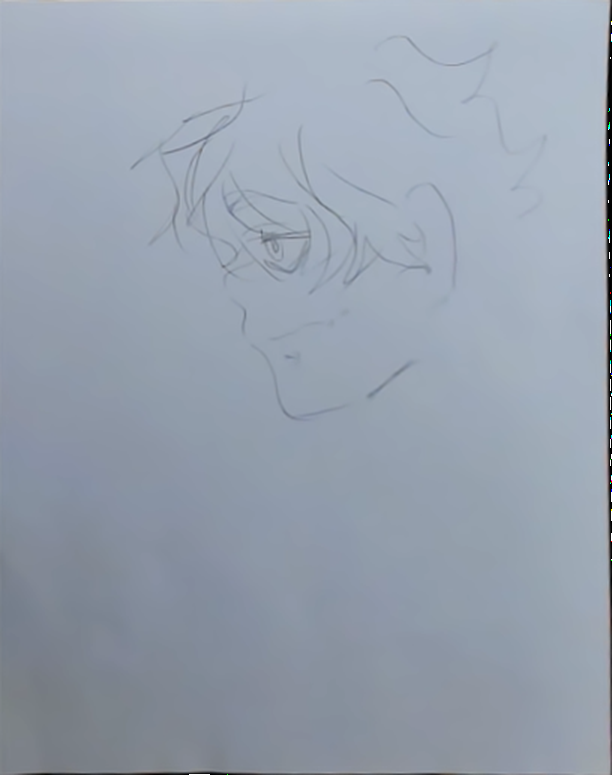
#> input picture model.png, 612 x 775 px
$ python test_colormap.py
#> lines starting #> are read from the running program, lines starting #| are printed output that depends on the picture; after the words box and inside, x2 and y2 are one past the last pixel; in counts of white or black regions, pixels touching at a corner belong together
import cv2
import numpy as np

def Color():
    Ref2 = cv2.imread("./model.png")
#> Ref2 is the input picture: shape (775, 612, 3); mean B, G, R 174.7, 161, 150.9

    # convert image to hsv colorspace

    hsv = cv2.cvtColor(Ref2, cv2.COLOR_BGR2HSV)
#> hsv: shape (775, 612, 3); mean H, S, V 107.1, 34.8, 174.7
    h, s, v = cv2.split(hsv)
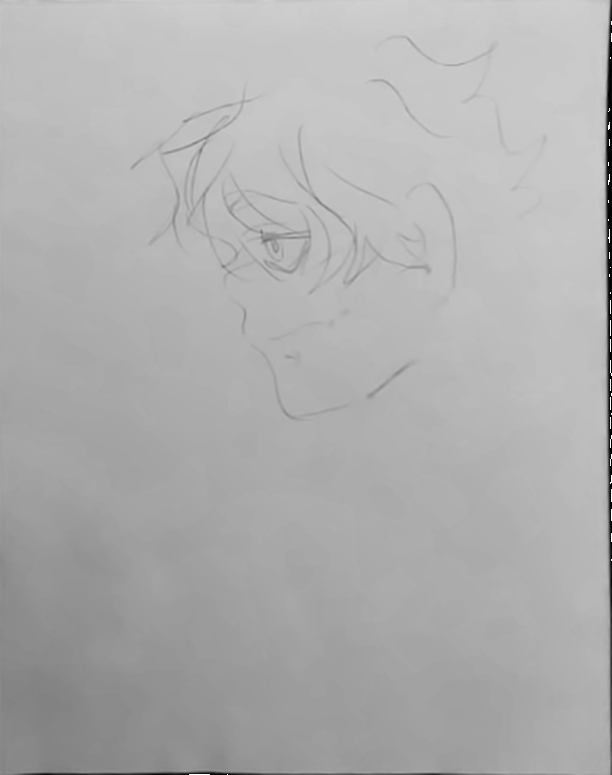
#> v: shape (775, 612); min 0, max 255, mean 174.7
    print('v', type(v), v, type(v[0]))
#> (printed output is left out)
    print('s', type(s), s, np.amax(s), type(s[0,0]))
#> (printed output is left out)

    s = s * 1.7
    s = s.astype(np.uint8)
    s[s > 255] = 255
    print('s', type(s), s, np.amax(s), type(s[0,0]))
#> (printed output is left out)


    thresh1 = cv2.threshold(s, 45, 255, cv2.THRESH_BINARY)[1]
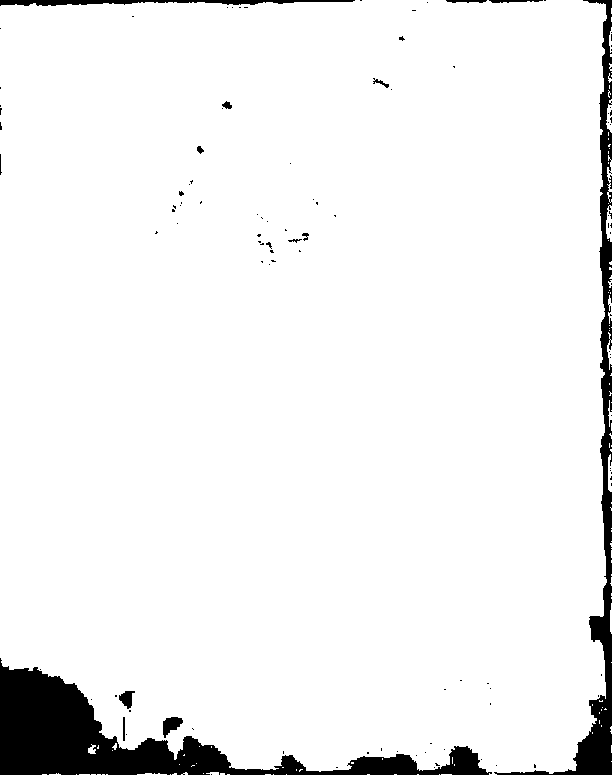
#> thresh1: shape (775, 612); 94.4% white; 113 black regions (99 under 20 px), largest, box (x1, y1, x2, y2) and area: (0, 658, 492, 775) 16259, (494, 0, 612, 775) 8067, (0, 0, 355, 6) 1227
    thresh1 = 255 - thresh1

    #hresh1 = s
    # threshold value image and invert
    thresh2 = cv2.threshold(v, 120, 255, cv2.THRESH_BINARY)[1]
#> thresh2: shape (775, 612); 99.2% white; 6 black regions (4 under 20 px), largest, box (x1, y1, x2, y2) and area: (606, 0, 612, 775) 2857, (14, 771, 473, 775) 1017
    thresh2 = 255 - thresh2

    # combine the two threshold images as a mask
    mask = cv2.add(thresh1,thresh2)
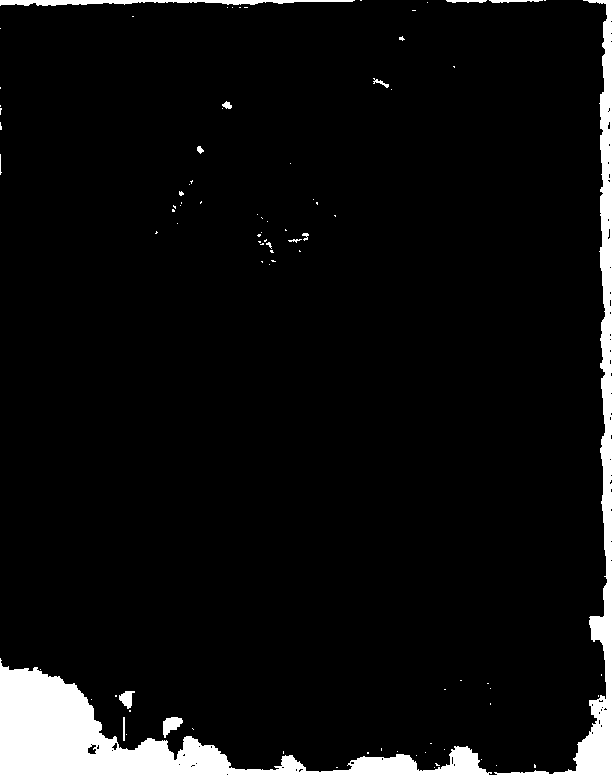
#> mask: shape (775, 612); 5.9% white; 88 white regions (74 under 20 px), largest, box (x1, y1, x2, y2) and area: (0, 658, 492, 775) 16437, (494, 0, 612, 775) 9105, (0, 0, 355, 6) 1227
    mask = 255 - mask

    # use mask to remove lines in background of input
    hsv = hsv[...,1] * 1.2
#> hsv: shape (775, 612) float64
    hsv[hsv > 255] = 255
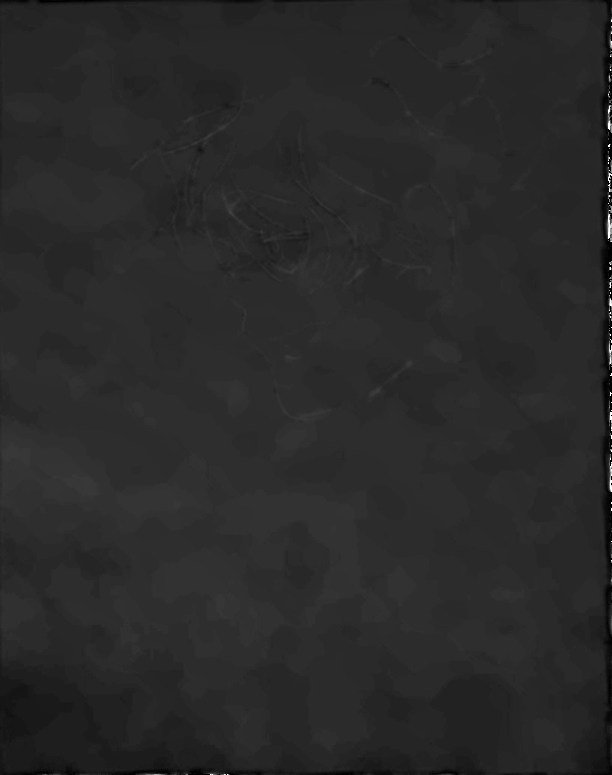
#> hsv: shape (775, 612) float64; min 0, max 255, mean 41.7
    imghsv = cv2.merge([h,s,v])
#> imghsv: shape (775, 612, 3); mean H, S, V 107.1, 58.5, 174.7
    imgrgb = cv2.cvtColor(imghsv.astype("uint8"), cv2.COLOR_HSV2BGR)

    result = imgrgb.copy()
    result[mask==0] = (255,255,255)
#> result: shape (775, 612, 3); mean B, G, R 181.6, 158.6, 142.1
    result = cv2.resize(result, (512,512), interpolation = cv2.INTER_AREA)
#> result: shape (512, 512, 3)
    result = cv2.cvtColor(result, cv2.COLOR_BGR2BGRA)
#> result: shape (512, 512, 4)

    result = cv2.GaussianBlur(result,(9,9),sigmaX=100.0)
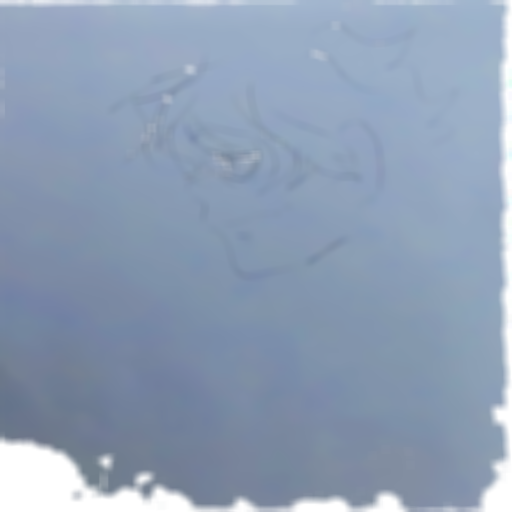
#> result: shape (512, 512, 4); mean B, G, R, A 181.5, 158.6, 142.1, 255


    alpha = result[:,:,3]
#> alpha: shape (512, 512); every value is 255
    alpha[np.all(result[:, :, 0:3] == (255, 255, 255), 2)] = 0
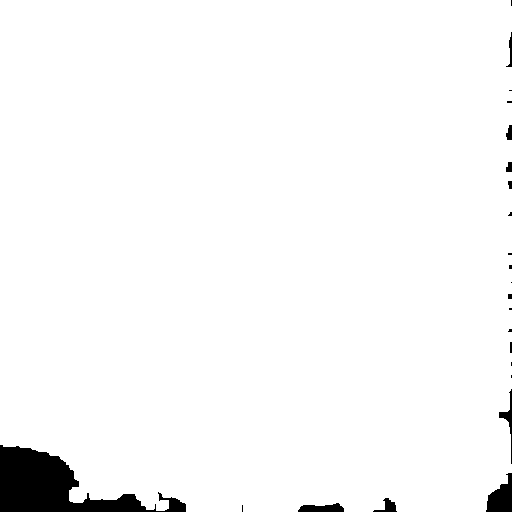
#> alpha: shape (512, 512); 97.3% white; 23 black regions (12 under 20 px), largest, box (x1, y1, x2, y2) and area: (0, 445, 186, 512) 5551, (486, 473, 512, 512) 639, (298, 503, 344, 512) 302
    alpha[np.all(result[:, :, 0:3] >= (110, 110, 110), 2)] = 0
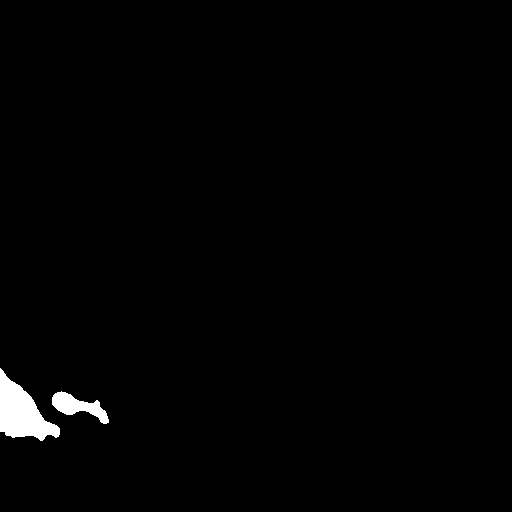
#> alpha: shape (512, 512); 1.2% white; 2 white regions, box (x1, y1, x2, y2) and area: (0, 368, 60, 441) 2248, (52, 391, 109, 424) 834


    # display IN and OUT images

    #cv2.imshow('RESULT', result)

    # save output image
    cv2.imwrite('mask.png', result)
    cv2.imwrite('symbols_thresh1.png', thresh1)
    cv2.imwrite('symbols_thresh2.png', thresh2)
    cv2.imwrite('symbols_mask.png', mask)
    cv2.imwrite('hnew.png', result)

Color()
